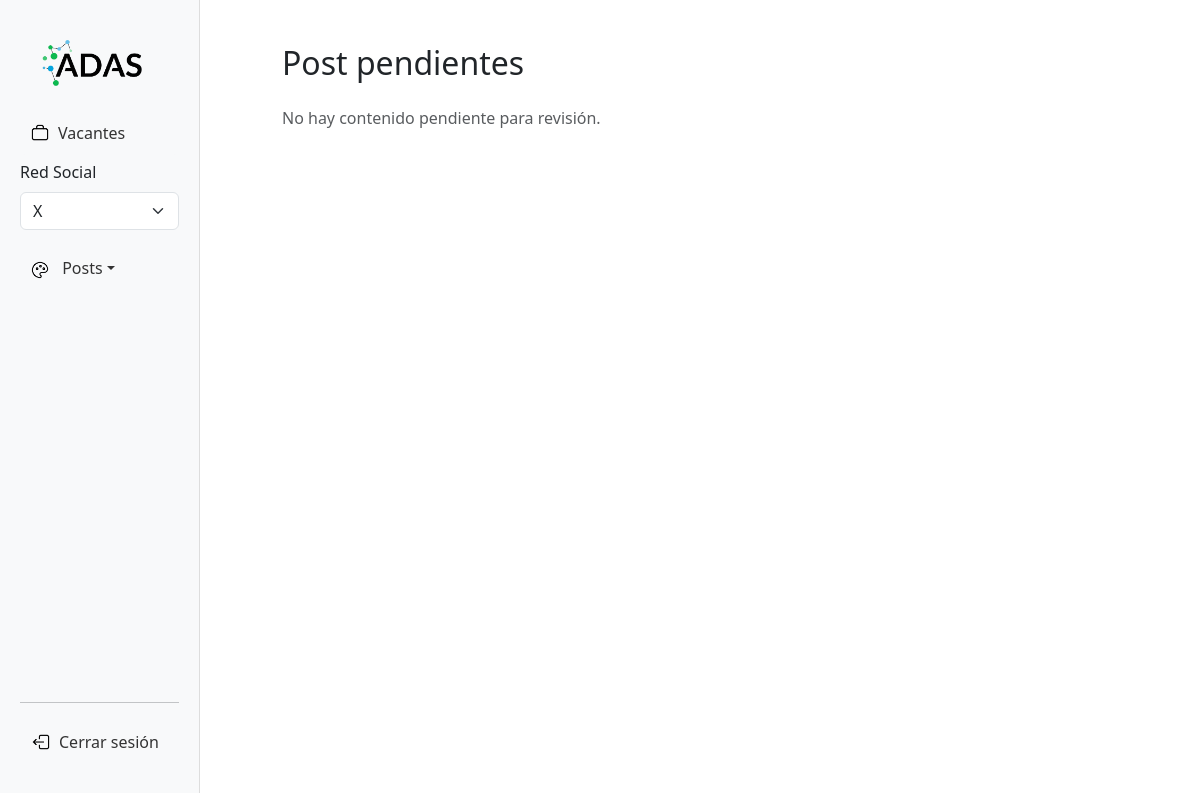
Before: /administrador/revisar/post/pendientes/ (signed in) with the older database file.
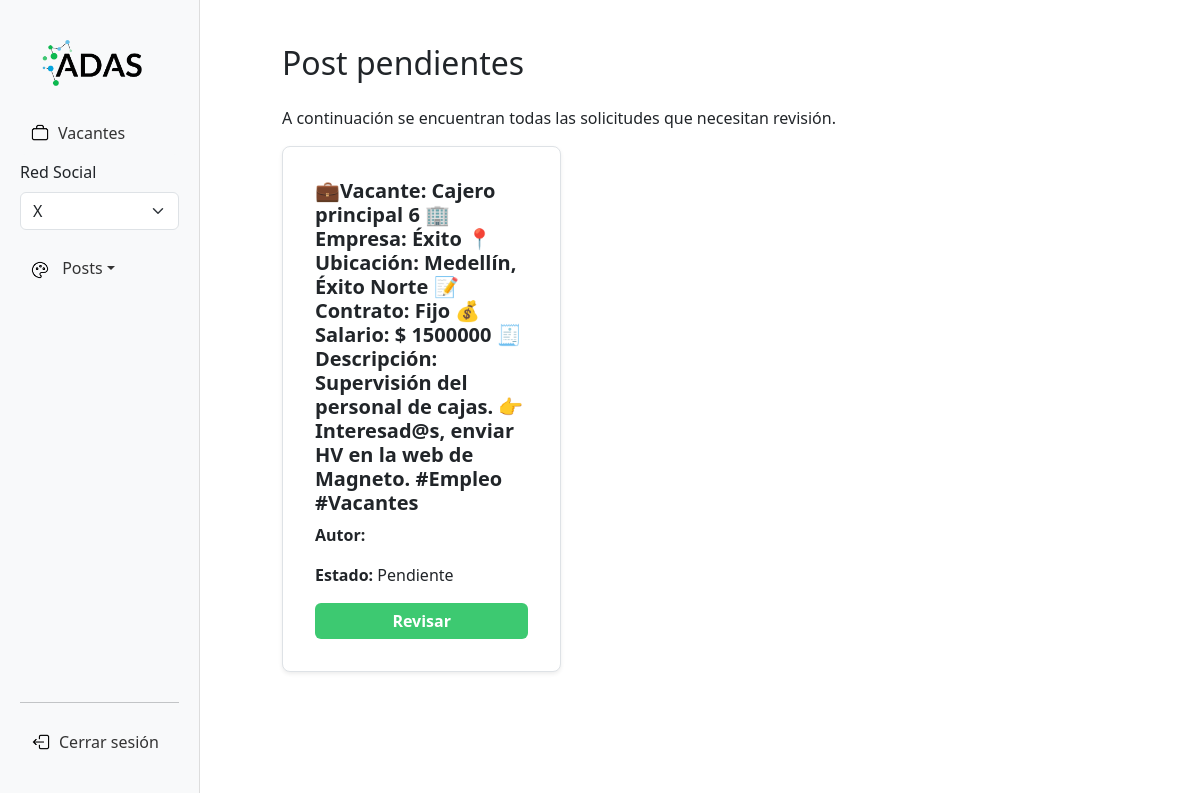
After: the same page with the newer database file.
### administrador/models.py (models this page shows, shortened)
class Post(models.Model):
    nombre = models.CharField(max_length=250)
    texto = models.TextField(blank=True, null=True)  # Texto del anuncio
    revision = models.OneToOneField(Revision, on_delete=models.CASCADE, null=True, blank=True) # Campo para aprovación
    created_at = models.DateField(default=date.today)

class Revision(models.Model):
    ESTADOS = [
        ('PENDIENTE', 'Pendiente'),
        ('APROBADO', 'Aprobado'),
        ('RECHAZADO', 'Rechazado'),
    ]
    usuario = models.ForeignKey(User, on_delete=models.CASCADE, related_name='revisiones')
    estado = models.CharField(max_length=20, choices=ESTADOS, default='Pendiente')
    comentario_admin = models.TextField(blank=True, null=True, help_text="Comentario del administrador al aprobar o rechazar")
    created_at = models.DateField(default=date.today)

### administrador/views.py (the view)
# urls.py: path("revisar/<str:tipo>/pendientes/", views.revisar_contenido_pendiente, name="revisar_contenido_pendiente"),
@user_passes_test(lambda u: u.is_staff)
def revisar_contenido_pendiente(request, tipo):
    MODELOS = {
        'ad': Ad,
        'post': Post,
    }
    Modelo = MODELOS.get(tipo)
    if not Modelo:
        messages.error(request, "Tipo de contenido inválido.")
        return redirect("home")  # o donde corresponda
    contenido_pendiente = Modelo.objects.filter(revision__estado="Pendiente")
    return render(request, "contenido_pendiente.html", {
        "contenidoo": contenido_pendiente,
        "tipo": tipo
    })

### administrador/templates/contenido_pendiente.html (shortened to what this page needs)
{% extends 'panel.html' %}
{% block content %}
<div class="container mt-4">
    <h2 class="mb-4">{{ tipo|title }} pendientes</h2>
    {% if contenidoo %}
    <p>A continuación se encuentran todas las solicitudes que necesitan revisión.</p>
    <div class="row row-cols-1 row-cols-md-2 row-cols-lg-3 g-4">
        {% for contenido in contenidoo %}
        <div class="col">
            <div class="card border rounded-3 shadow-sm p-3">
                <div class="card-body">
                    {% if tipo == 'post' %}
                    <h5 class="card-title fw-bold">{{ contenido.texto }}</h5>
                    {% endif %}
                    <p class="card-text"><strong>Autor:</strong> {{ contenido.usuario.username }}</p>
                    <p class="card-text"><strong>Estado:</strong> {{ contenido.revision.estado }}</p>
                    {% if contenido.pk %}
                    <a href="{% url 'actualizar_estado_contenido' tipo contenido.pk %}" class="btn btn-primary w-100">Revisar</a>
                    {% else %}
                    <span class="text-danger">Sin ID</span>
                    {% endif %}
                </div>
            </div>
        </div>
        {% endfor %}
    </div>
    {% else %}
        <p class="text-muted">No hay contenido pendiente para revisión.</p>
    {% endif %}
</div>
{% endblock content %}

Changed rows visible on the page:
added Post: texto "💼Vacante: Cajero principal 6 🏢Empresa: Éxito 📍Ubicación: Medellín, Éxito Norte 📝Contrato: Fijo 💰Salario: $ 1500000 🧾Descripción: Supervisión del personal de cajas. 👉 Interesad@s, enviar HV en la web de Magneto. #Empleo #Vacantes", revision.estado "Pendiente", shows "Revisar"
Other visible differences:
text no longer shown: "No hay contenido pendiente para revisión."
text now shown: "A continuación se encuentran todas las solicitudes que necesitan revisión."
